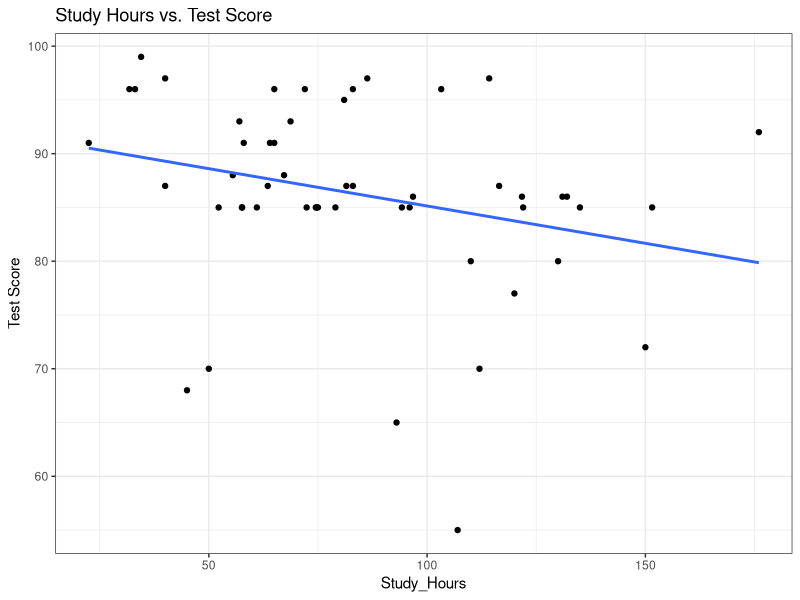

Write the R code that produced this figure. (Note: this script raises an error after producing the figure.)
# Read in the dataset
library(readxl)

data <- read_excel("Salc_Students_Data.xlsx")
str(data)
# Fit the linear regression model
model <- lm(Test_Score ~ Total_Study_Hours, data = data)

# Print the model summary
summary(model)


# Load the ggplot2 library
library(ggplot2)

# Fit the linear regression model
model <- lm(Test_Score ~ Total_Study_Hours, data = data)

# Create a scatter plot with regression line
ggplot(data, aes(x = Total_Study_Hours, y = Test_Score)) +
  geom_point() +
  geom_smooth(method = "lm", se = FALSE) +
  labs(x = "Study_Hours", y = "Test Score", title = "Study Hours vs. Test Score") +theme_bw()

# Calculate mean and standard deviation of Test_Score
mean_score <- mean(data$Test_Score)
sd_score <- sd(data$Test_Score)
dens <- density(data$Test_Score)

Test_Score
